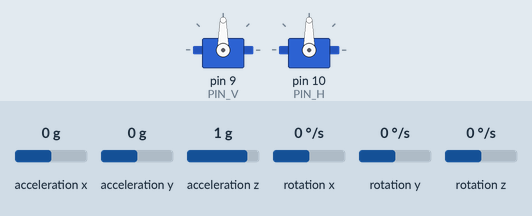
Simulated run of this sketch. Board: Arduino Uno, built with avr-gcc and run on an emulated ATmega328P. Shown: 2 × servo. Inputs (shaded band) come from the test bench; at power-on: acceleration x 0 g, acceleration y 0 g, acceleration z 1 g, rotation x 0 °/s, rotation y 0 °/s, rotation z 0 °/s. What the sketch prints to the serial monitor is not drawn.

Above: at 2.2 s.
2.3 s: acceleration x set to -1.4 g
At 3.4 s:
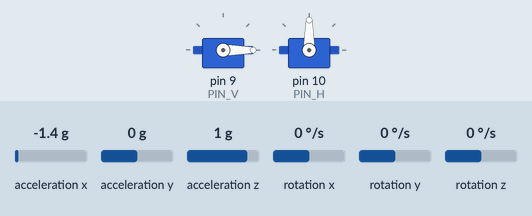
3.9 s: acceleration y set to -1.4 g
At 4.6 s:
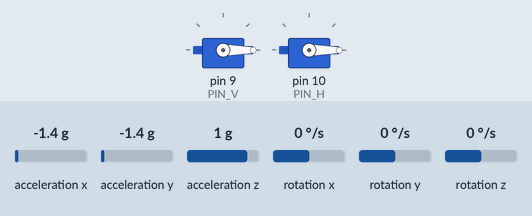
5.5 s: acceleration x set to -0.8 g
At 6.9 s:
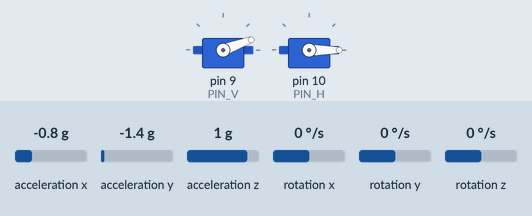
7.2 s: acceleration y set to -0.8 g
At 8.4 s:
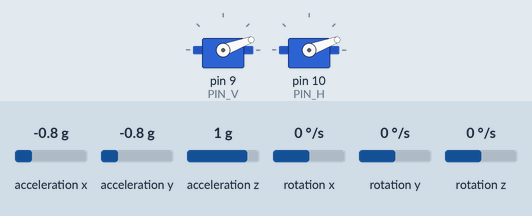
8.8 s: acceleration x set to 0 g
At 9.6 s:
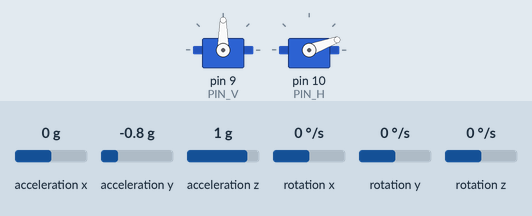
10.4 s: acceleration y set to 0.8 g
At 10.9 s:
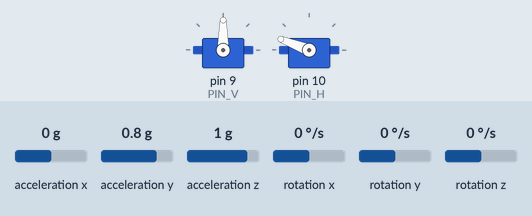
Timing chart, 0 to 13.1 s (numbered marks = the images above; inputs shaded):
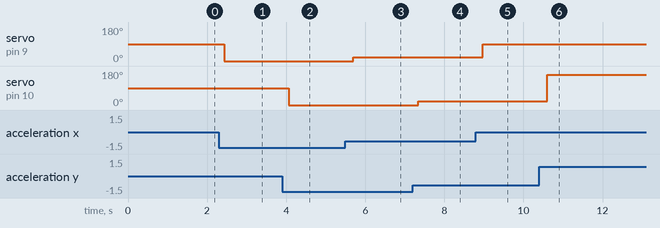

The sketch:

dualservoaccel.ino
```cpp
#include <Wire.h>
#include <MPU6050.h>
#include <Servo.h>

//Servo setup
Servo servo_vertical;
Servo servo_horizontal;
int PIN_V = 9;
int PIN_H = 10;
int MAX_TURN = 180;
int MIN_TURN = 0;

//Accel setup
MPU6050 sensor ;
int16_t ax, ay, az ;
int16_t gx, gy, gz ;
int MAX_ACCEL = 17000;
int MIN_ACCEL = -17000;


void setup ( ) {

  Serial.begin  (9600);

  servo_vertical.attach ( PIN_V );
  servo_horizontal.attach ( PIN_H );

  Wire.begin ( );
  sensor.initialize ( );
  Serial.println (sensor.testConnection ( ) ? "Ready to roll" : "Connection failed");
  delay (1000);

}

/*
  La magia ocurre con la función map()
  La sintaxis es la siguiente:
  $map(value, fromLow, fromHigh, toLow, toHigh)

  La funcion esencialmente mapea un valor entre un rango a un valor equivalente en otro rango:
  $ long map(long x, long in_min, long in_max, long out_min, long out_max) {
  $ return (x - in_min) * (out_max - out_min) / (in_max - in_min) + out_min; }

  En resumen para este programa: para los valores de ai recibidos del accelerometro,
  estableciendo sus maximos y minimos entre -17 y 17k,
  se le asigna un correspondiente entre 0 y 180.
*/


void loop ( ) {

  sensor.getMotion6 (&ax, &ay, &az, &gx, &gy, &gz);
  Serial.println (gx);
  ax = map (ax, MIN_ACCEL, MAX_ACCEL, MIN_TURN, MAX_TURN) ;
  ay = map (ay, MIN_ACCEL, MAX_ACCEL, MIN_TURN, MAX_TURN) ;
  //Serial.println (ax);
  servo_vertical.write (ax);
  servo_horizontal.write (ay);
  delay (200);

}
```

Measured:
- after the input at 2.3 s, servo on pin 9 (PIN_V): 90° → 0° after 0.13 s
- after the input at 3.9 s, servo on pin 10 (PIN_H): 90° → 0° after 0.17 s
- after the input at 5.5 s, servo on pin 9 (PIN_V): 0° → 20° after 0.20 s
- after the input at 7.2 s, servo on pin 10 (PIN_H): 0° → 20° after 0.14 s
- after the input at 8.8 s, servo on pin 9 (PIN_V): 20° → 90° after 0.17 s
- after the input at 10.4 s, servo on pin 10 (PIN_H): 20° → 159° after 0.20 s
